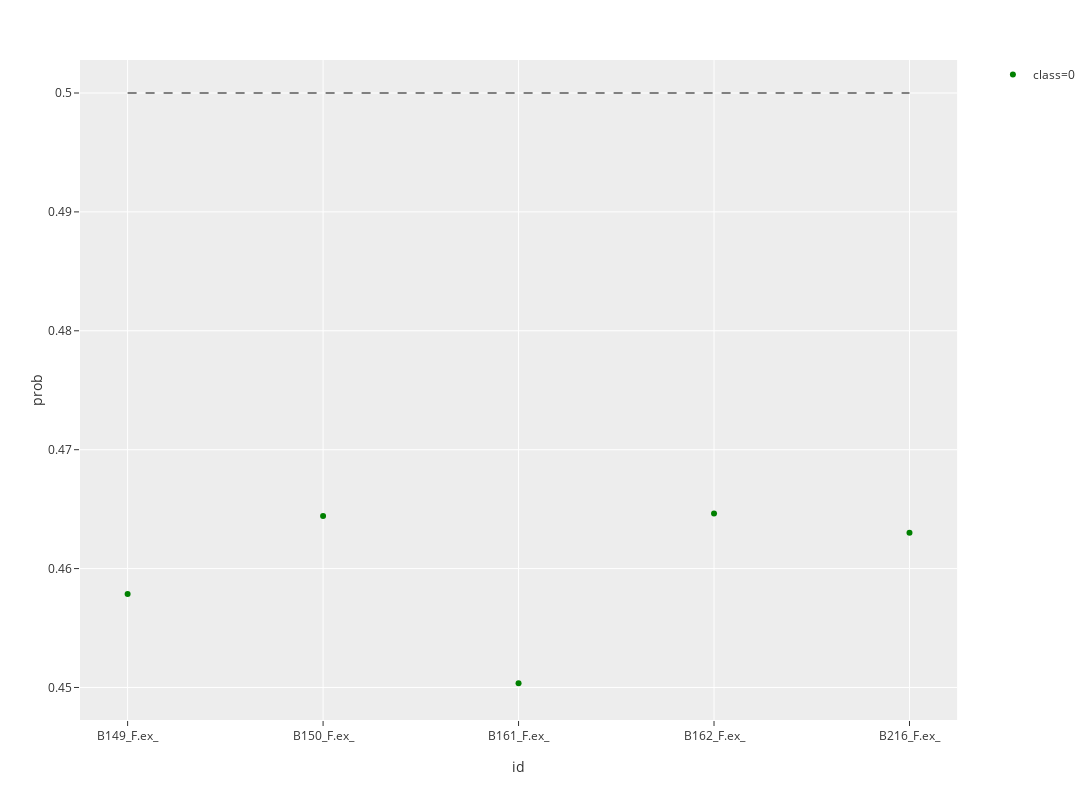

This figure's notebook cell:
### Code cell
file_name = input("请输入原始数据的名称：")
data_path = 'C:/Users/pc/OneDrive/PLTTECH/Project/20191108肝癌分类/Rawdata/%s' % file_name + '.xlsx'
df = pd.read_excel(data_path)
df.head()

# 模型所用变量
selected_columns = ['id', 'Lymphocytes/CD3-/NK cells', 'Lymphocytes/CD3+/CD4+/Q4: 158Gd_CD197_CCR7- , 155Gd_CD45RA-', 
                    'Lymphocytes/CD3+/CD8+/HLA-DR+', 'Lymphocytes/CD3-/B cells', 'Lymphocytes/CD3-/CD3-CD20-', 
                    'Myeloid cells/CD56-CD14-', 'Lymphocytes/CD3+/CD8+/CD85j+', 'class']
# 模型系数
coefs = [-0.144306044,0.11524238,0.149198275,-0.050713697,0.023663071,0.026952116,-0.119265203]
intercept = -0.000279772

plot_df = lungCancerPrediction(df, file_name)

### Figure 1 — Plotly figure (JSON) as saved in the notebook; plotly's stock layout.template omitted (floating-point values rounded to 4 significant figures)
{"data": [{"hoverlabel": {"namelength": 0}, "hovertemplate": "class=0<br>id=%{x}<br>prob=%{y}", "legendgroup": "class=0", "marker": {"color": "green", "symbol": "circle"}, "mode": "markers", "name": "class=0", "showlegend": true, "type": "scatter", "x": ["B149_F.ex_", "B150_F.ex_", "B161_F.ex_", "B162_F.ex_", "B216_F.ex_"], "xaxis": "x", "y": [0.4579, 0.4644, 0.4504, 0.4646, 0.463], "yaxis": "y"}, {"line": {"color": "grey", "dash": "dash"}, "mode": "lines", "showlegend": false, "type": "scatter", "x": ["B149_F.ex_", "B216_F.ex_"], "y": [0.5, 0.5]}], "layout": {"height": 800, "legend": {"tracegroupgap": 0}, "margin": {"t": 60}, "width": 1200, "xaxis": {"anchor": "y", "domain": [0, 0.98], "title": {"text": "id"}}, "yaxis": {"anchor": "x", "domain": [0, 1], "title": {"text": "prob"}}}}
